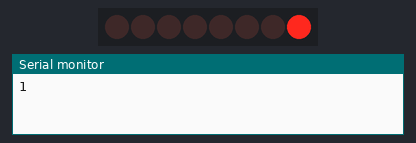
Recording of a sketch running on a simulated Arduino Uno, built with avr-gcc and run on an emulated ATmega328P. Parts: 8 shift-register outputs drawn as a row of LEDs (first output left, lit = HIGH), the last lines printed to the serial monitor. Wiring (inferred from the names in the program): shift register (74HC595): data pin 12; shift clock pin 9; latch pin 11. Wiring (inferred from the signals the program sends): row of LEDs: on Q0, Q1, Q2, Q3, Q4, Q5, Q6, Q7.

Above: at 0.15 s.
At 4.56 s:
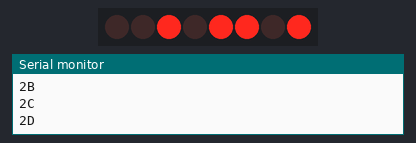
At 9.57 s:
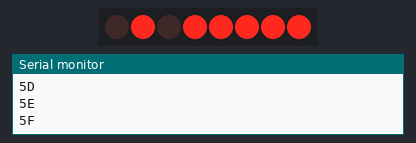
At 19.99 s:
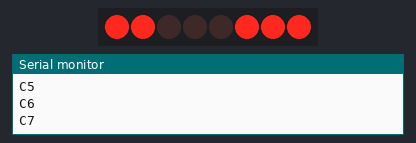
At 29.92 s:
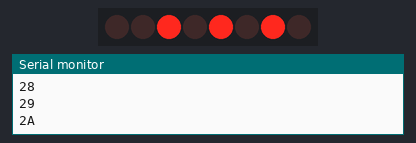
At 39.94 s:
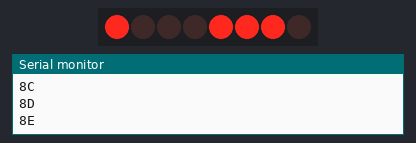
Timing chart, 0 to 40.0 s (numbered marks = the images above):
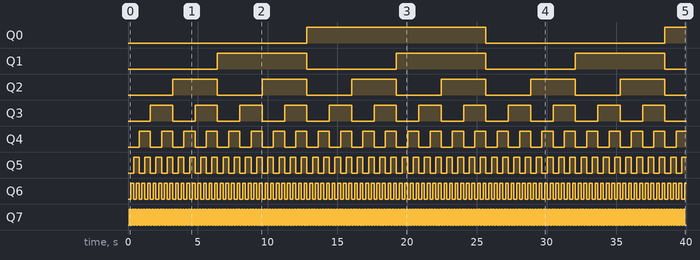

The sketch:

Lesson43.ino
```cpp
// Lesson 43: Binary counter with 74HC595 serial to parallel shift register

int dataPin = 12;
int latchPin = 11;
int clockPin = 9;

byte LEDs = 0b00000000; // We are turning on all LEDs - 1111 1111

void setup() {
  // put your setup code here, to run once:
  Serial.begin(9600);
  pinMode(latchPin, OUTPUT);
  pinMode(dataPin, OUTPUT);
  pinMode(clockPin, OUTPUT);
}

void loop() {
  digitalWrite(latchPin, LOW);
  shiftOut(dataPin, clockPin, LSBFIRST, LEDs);
  digitalWrite(latchPin, HIGH);
  delay(100);
  LEDs = LEDs + 1;
  Serial.println(LEDs, HEX);
}
```

Measured:
- by itself, Q0: LOW → HIGH at 12.8 s, → LOW 12.8 s later, → HIGH 12.8 s later
- by itself, Q1: alternates HIGH for 6.4 s and LOW for 6.4 s
- by itself, Q2: alternates HIGH for 3.2 s and LOW for 3.2 s
- by itself, Q3: alternates HIGH for 1.6 s and LOW for 1.6 s
- by itself, Q4: alternates HIGH for 0.80 s and LOW for 0.80 s
- by itself, Q5: alternates HIGH for 0.40 s and LOW for 0.40 s
- by itself, Q6: alternates HIGH for 0.20 s and LOW for 0.20 s
- by itself, Q7: alternates HIGH for 0.10 s and LOW for 0.10 s
